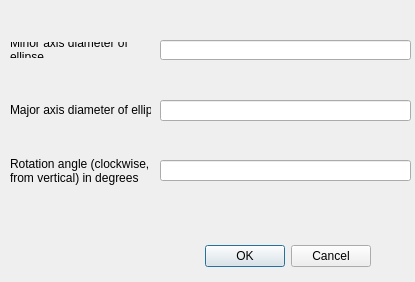
<?xml version="1.0" encoding="UTF-8"?>
<ui version="4.0">
 <class>EllipseDialogBase</class>
 <widget class="QDialog" name="EllipseDialogBase">
  <property name="geometry">
   <rect>
    <x>0</x>
    <y>0</y>
    <width>415</width>
    <height>282</height>
   </rect>
  </property>
  <property name="windowTitle">
   <string>Ellipse</string>
  </property>
  <widget class="QDialogButtonBox" name="button_box">
   <property name="geometry">
    <rect>
     <x>30</x>
     <y>240</y>
     <width>341</width>
     <height>32</height>
    </rect>
   </property>
   <property name="orientation">
    <enum>Qt::Horizontal</enum>
   </property>
   <property name="standardButtons">
    <set>QDialogButtonBox::Cancel|QDialogButtonBox::Ok</set>
   </property>
  </widget>
  <widget class="QLineEdit" name="txtMinDiameter">
   <property name="geometry">
    <rect>
     <x>160</x>
     <y>40</y>
     <width>251</width>
     <height>20</height>
    </rect>
   </property>
  </widget>
  <widget class="QLineEdit" name="txtMajDiameter">
   <property name="geometry">
    <rect>
     <x>160</x>
     <y>100</y>
     <width>251</width>
     <height>21</height>
    </rect>
   </property>
  </widget>
  <widget class="QLineEdit" name="txtRotation">
   <property name="geometry">
    <rect>
     <x>160</x>
     <y>160</y>
     <width>251</width>
     <height>21</height>
    </rect>
   </property>
  </widget>
  <widget class="QLabel" name="labelMinRadius">
   <property name="geometry">
    <rect>
     <x>10</x>
     <y>42</y>
     <width>141</width>
     <height>16</height>
    </rect>
   </property>
   <property name="text">
    <string>Minor axis diameter of ellipse</string>
   </property>
   <property name="wordWrap">
    <bool>true</bool>
   </property>
  </widget>
  <widget class="QLabel" name="labelMajRadius">
   <property name="geometry">
    <rect>
     <x>10</x>
     <y>102</y>
     <width>141</width>
     <height>16</height>
    </rect>
   </property>
   <property name="text">
    <string>Major axis diameter of ellipse</string>
   </property>
  </widget>
  <widget class="QLabel" name="labelRotation">
   <property name="geometry">
    <rect>
     <x>10</x>
     <y>155</y>
     <width>141</width>
     <height>31</height>
    </rect>
   </property>
   <property name="text">
    <string>Rotation angle (clockwise, from vertical) in degrees</string>
   </property>
   <property name="wordWrap">
    <bool>true</bool>
   </property>
  </widget>
 </widget>
 <resources/>
 <connections>
  <connection>
   <sender>button_box</sender>
   <signal>accepted()</signal>
   <receiver>EllipseDialogBase</receiver>
   <slot>accept()</slot>
   <hints>
    <hint type="sourcelabel">
     <x>20</x>
     <y>20</y>
    </hint>
    <hint type="destinationlabel">
     <x>20</x>
     <y>20</y>
    </hint>
   </hints>
  </connection>
  <connection>
   <sender>button_box</sender>
   <signal>rejected()</signal>
   <receiver>EllipseDialogBase</receiver>
   <slot>reject()</slot>
   <hints>
    <hint type="sourcelabel">
     <x>20</x>
     <y>20</y>
    </hint>
    <hint type="destinationlabel">
     <x>20</x>
     <y>20</y>
    </hint>
   </hints>
  </connection>
 </connections>
</ui>
